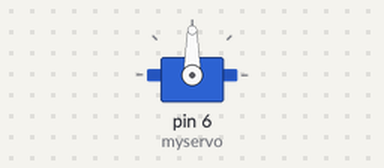
The sketch below on a simulated Arduino Uno, built with avr-gcc and run on an emulated ATmega328P. On the bench: servo.

Above: at 0.05 s.
Timing chart, 0 to 4.6 s (numbered marks = the images above):
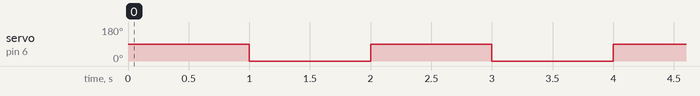

Measured:
- by itself, servo on pin 6 (myservo): alternates 90° for 1.0 s and 0° for 1.0 s

The sketch:

servo.ino
```cpp
#include <Servo.h>

Servo myservo;  // create servo object to control a servo

// int potpin = A0;  // analog pin used to connect the potentiometer
// int val;    // variable to read the value from the analog pin

void setup() {
  myservo.attach(6);  // attaches the servo on pin 9 to the servo object
}

void loop() {
  // val = analogRead(potpin);            // reads the value of the potentiometer (value between 0 and 1023)
  // val = map(val, 0, 1023, 0, 180);     // scale it to use it with the servo (value between 0 and 180)

  myservo.write(90);
  delay(1000);
  myservo.write(0);
  delay(1000);               // waits for the servo to get there
}
```
